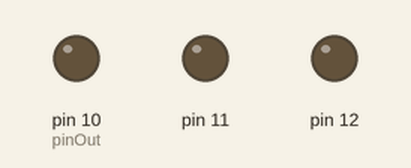
Recording of a sketch running on a simulated Arduino Uno, built with avr-gcc and run on an emulated ATmega328P. Shown: output pins drawn as LEDs (lit = HIGH).

Above: at 1.5 s.
At 16.87 s:
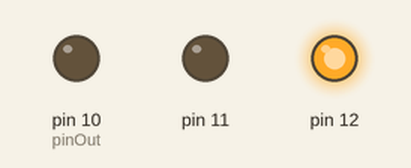
At 31.87 s:
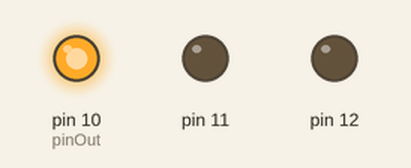
At 64.7 s:
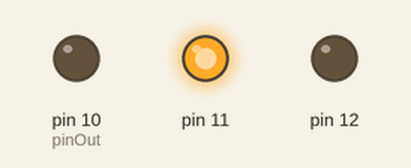
Timing chart, 0 to 66.3 s (numbered marks = the images above):
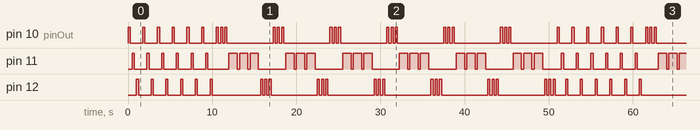

Measured:
- by itself, pin 10 (pinOut), pin 11, pin 12: moves between LOW and HIGH, repeating every 51.0 s
- by itself, everything shown: repeats every 51.0 s, in 144 steps

The sketch:

LED_Pattern.ino
```cpp
int blinkPattern = 1;
int pinOut = 10;
int delayShort = 250;
int delayLong = 1000;

void setup() {
  // put your setup code here, to run once:
pinMode(10, OUTPUT);
pinMode(11, OUTPUT);
pinMode(12, OUTPUT);
}

void loop() {
  // put your main code here, to run repeatedly:
patternA();
patternB();
}

void blinkShort(int pinLED) {
  digitalWrite(pinLED, HIGH);
  delay (delayShort);
  digitalWrite(pinLED, LOW);
  delay (delayShort);
}

void blinkLong(int pinLED) {
  digitalWrite(pinLED, HIGH);
  delay (delayLong);
  digitalWrite(pinLED, LOW);
  delay (delayShort);

}

void patternA(){
  for (int i = 0; i <= 5; i++){
  blinkShort(pinOut);
  blinkShort(pinOut + 1);
  blinkShort(pinOut + 2);
  delay(delayShort);
  }
}
void patternB(){
  for (int j = 0; j <= 5 ; j++) {
    for (int i = 0; i <= 2; i++) {
      blinkShort(pinOut);
    }
    for (int i = 0; i <= 2; i++) {
      blinkLong(pinOut + 1);
    }
    for (int i = 0; i <= 2; i++) {
      blinkShort(pinOut + 2);
    }
  }
}

void patternC(){

}
```
